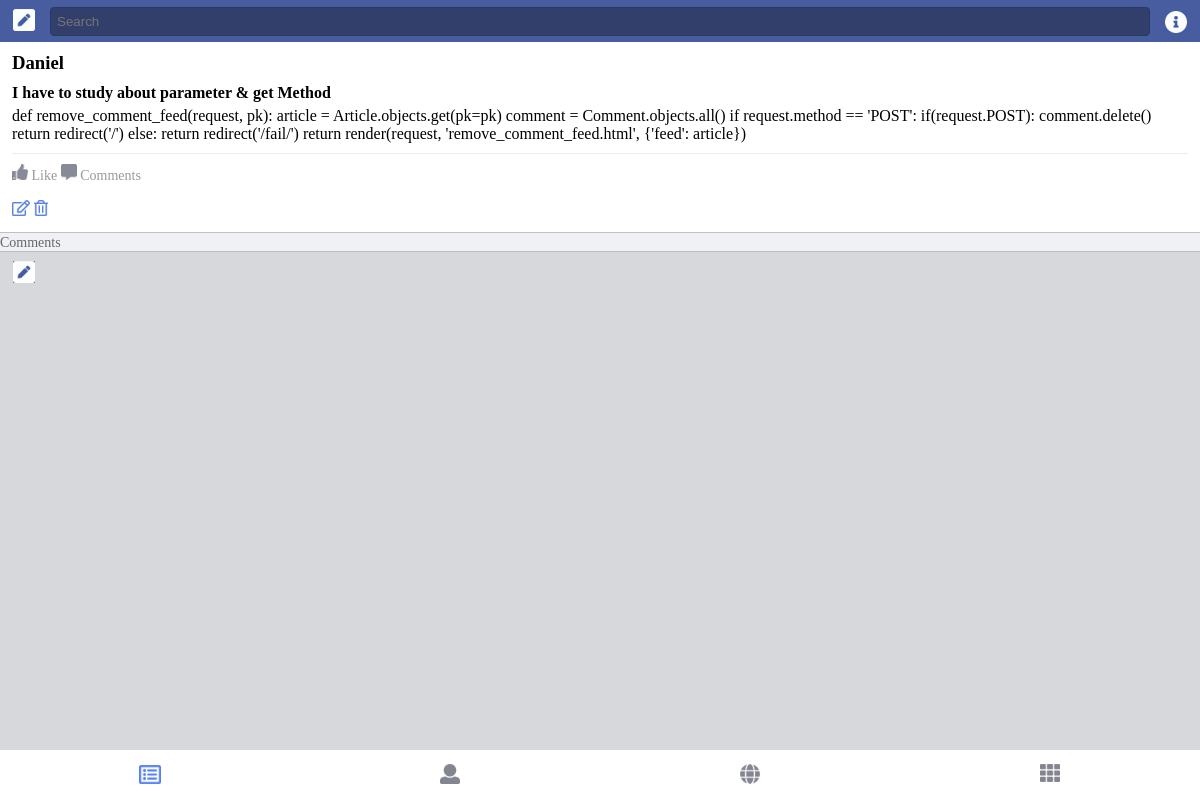
/feed/57/, run on the app's committed database.
### facebook/models.py (models this page shows, shortened)
class Article(models.Model):
    author = models.CharField(max_length=120)
    title = models.CharField(max_length=120)
    text = models.TextField(null=True)
    password = models.CharField(max_length=120, null=True)
    created_at = models.DateTimeField(auto_now_add=True)

### facebook/views.py (the view, shortened to what this page needs)
# urls.py: path('feed/<pk>/', detail_feed),
def detail_feed(request, pk):
    article = Article.objects.get(pk=pk)
    return render(request, 'detail_feed.html', {'feed' : article})

### facebook/templates/detail_feed.html (shortened to what this page needs)
<!DOCTYPE html>
<html>
<head>
</head>
<body>
    <div class="header">
        <a href="/new_feed"><div class=“btn1"><img src="/static/ic_pencil.jpg" width="22px" style="margin:9px 0 0 13px"></div></a>
        <div class="search"><input type="text" class="searchbar" placeholder="Search"></div>
        <a href="/"><div class="btn2"><img src="/static/ic_info.jpg" width="22px" style="margin:9px 13px 0 0"></div></a>
    </div>
    <div class="container">
        <div class="feed">
        <h3 class="name">{{ feed.author }}</h3>
        <span class="title">{{ feed.title }}</span>
        <p class="content">{{ feed.text }}</p>
        <div class="accessory">
            <img src="/static/ic_like.jpg" width="16px"> Like <img src="/static/ic_comment.jpg" width="16px"> Comments
            <br><br>
            <div><a href="/feed/{{ feed.pk }}/edit"><img src="/static/ic_edit.png" height="16px"></a> <a href="/feed/{{ feed.pk }}/remove"><img src="/static/ic_delete.png" height="16px"></a></div>
        </div>
        </div>
        <div class="comment_list">
            <div class="form-wrapper">
                <span class="help">Comments</span>
            </div>
        </div>
    </div>
    <a href="/feed/{{ feed.pk }}/new_comment_feed"><div class=“btn1"><img src="/static/ic_pencil.jpg" width="22px" style="margin:9px 0 0 13px"></div></a>
    <div class="footer">
        <div class="tab1"><img src="/static/ic_feed.jpg" width="22px" style="margin-top: 15px"></div>
        <div class="tab2"><img src="/static/ic_person.jpg" width="20px" style="margin-top: 14px"></div>
        <div class="tab3"><img src="/static/ic_globe.jpg" width="20px" style="margin-top: 14px"></div>
        <div class="tab4"><img src="/static/ic_etc.jpg" width="20px" style="margin-top: 14px"></div>
    </div>
</body>
</html>

### facebook/templates/detail_feed.html (style rules this page uses)
body { background-color: #d7d8dc; margin-top: -21px; }
* { box-sizing: border-box; margin: 0; padding: 0; }
.header { background-color: #475d9f; height: 42px; position:fixed; top: 0; left: 0; right: 0; }
.search { position: absolute; left: 50px; right: 50px; top: 0px; }
.btn2 { position: absolute; right:0px; top:2px; }
.container { background-color: #d7d8dc; padding-top:42px; }
.footer { position: fixed; bottom: 0; left: 0; right: 0; background-color: #ffffff; height: 50px; text-align: center; }
.tab1 { float: left; width: 25%; }
.tab2 { float: left; width: 25%; }
.tab3 { float: left; width: 25%; }
.tab4 { float: left; width: 25%; }
.searchbar { border: 1px solid #2c3863; background-color: #323f6b; color: #fff; width: 100%; margin-top: 7px; border-radius: 4px; padding: 6px; }
.title { font-weight: 600; }
.content { margin-top: 5px; }
.accessory { border-top: 1px solid #eee; padding-top:10px; margin-top:10px; color: #999; font-size: 14px; }
.feed { background-color: #ffffff; border-top: 1px solid #c0c0c0; border-bottom: 1px solid #c0c0c0; padding: 12px; }
a { text-decoration: none; }
.comment_list { background-color: #f0f1f4; border-bottom: 1px solid #bcbdc3; padding-top: 0.1px; }
.help { font-size: 14px; color: #666; }

### data on the page
Article: author "Daniel", title "I have to study about parameter & get Method", text "def remove_comment_feed(request, pk): article = Article.objects.get(pk=pk) comment = Comment.objects.all() if request.method == 'POST': if(request.POST): comment.delete() return redirect('/') else: return redirect('/fail/') return render(request, 'remove_comment_feed.html', {'feed': article})"
